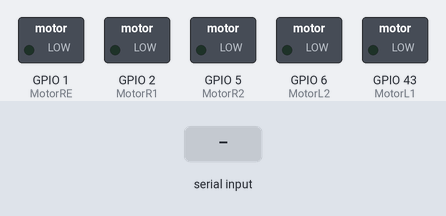
This sketch was run on a simulated ESP32. Shown: switched loads named in the sketch (green lamp = pin HIGH). The test bench sets the inputs (shaded band). Nothing arrives over Bluetooth unless stated.

Above: at 1.2 s.
1.3 s: "W" received over the second serial link
At 1.8 s:
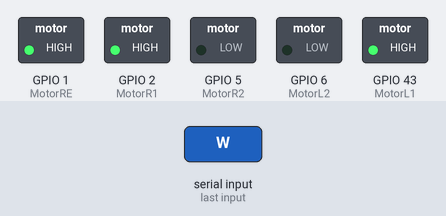
2.8 s: "S" received over the second serial link
At 4.0 s:
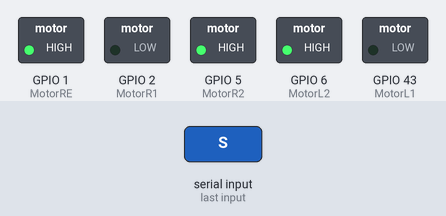
4.3 s: "A" received over the second serial link
At 5.3 s:
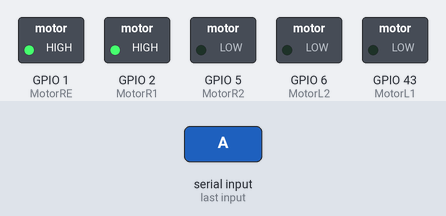
5.8 s: "D" received over the second serial link
At 6.4 s:
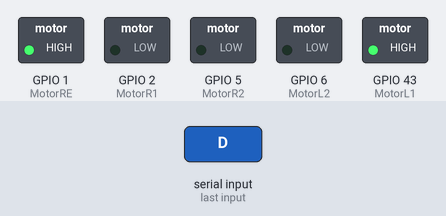
7.3 s: "F" received over the second serial link
At 7.6 s:
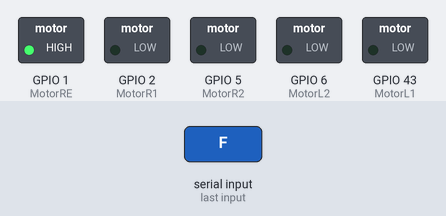
Timing chart, 0 to 9.8 s (numbered marks = the images above; inputs shaded):
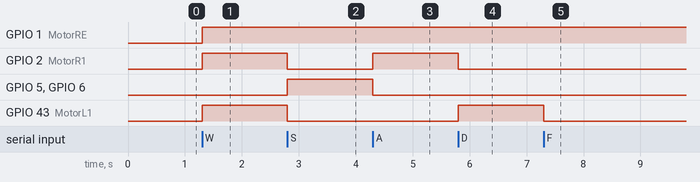

Measured:
- after the input at 1.3 s, GPIO 1 (MotorRE), GPIO 2 (MotorR1), GPIO 43 (MotorL1): LOW → HIGH at once
- after the input at 2.8 s, GPIO 2 (MotorR1), GPIO 43 (MotorL1): HIGH → LOW at once; GPIO 5 (MotorR2), GPIO 6 (MotorL2): LOW → HIGH at once
- after the input at 4.3 s, GPIO 2 (MotorR1): LOW → HIGH at once; GPIO 5 (MotorR2), GPIO 6 (MotorL2): HIGH → LOW at once
- after the input at 5.8 s, GPIO 2 (MotorR1): HIGH → LOW at once; GPIO 43 (MotorL1): LOW → HIGH at once
- after the input at 7.3 s, GPIO 43 (MotorL1): HIGH → LOW at once

The sketch:

DENEYAP_L8_1_7_BLE_ARABA.ino
```cpp
#include "BluetoothSerial.h"
#include "analogWrite.h"

#define MotorR1 D1
#define MotorR2 D4
#define MotorRE D0
#define MotorL1 D6
#define MotorL2 D5
#define MotorLE D7

int hiz = 255;
char veri;

BluetoothSerial SerialBT;

void setup() {
  Serial.begin(115200);
  SerialBT.begin("DeneyapKart");
  pinMode(MotorR1, OUTPUT);
  pinMode(MotorR2, OUTPUT);
  pinMode(MotorL1, OUTPUT);
  pinMode(MotorL2, OUTPUT);
}
void loop() {

  while (SerialBT.available())
    veri = (char)SerialBT.read();


  switch (veri) {
    case 'W':
      {
        digitalWrite(MotorR1, HIGH);
        digitalWrite(MotorR2, LOW);
        analogWrite(MotorRE, hiz);

        digitalWrite(MotorL1, HIGH);
        digitalWrite(MotorL2, LOW);
        analogWrite(MotorRE, hiz);
        break;
      }
    case 'S': {
        digitalWrite(MotorR1, LOW);
        digitalWrite(MotorR2, HIGH);
        analogWrite(MotorRE, hiz);

        digitalWrite(MotorL1, LOW);
        digitalWrite(MotorL2, HIGH);
        analogWrite(MotorRE, hiz);
        break;
      }
    case 'A':
      {
        digitalWrite(MotorR1, HIGH);
        digitalWrite(MotorR2, LOW);
        analogWrite(MotorRE, hiz);

        digitalWrite(MotorL1, LOW);
        digitalWrite(MotorL2, LOW);
        analogWrite(MotorRE, hiz);
        break;
      }
    case 'D':
      {
        digitalWrite(MotorR1, LOW);
        digitalWrite(MotorR2, LOW);
        analogWrite(MotorRE, hiz);

        digitalWrite(MotorL1, HIGH);
        digitalWrite(MotorL2, LOW);
        analogWrite(MotorRE, hiz);
        break;
      }
    case 'F':
      {
        digitalWrite(MotorR1, LOW);
        digitalWrite(MotorR2, LOW);
        analogWrite(MotorRE, hiz);

        digitalWrite(MotorL1, LOW);
        digitalWrite(MotorL2, LOW);
        analogWrite(MotorRE, hiz);
        break;
      }
  }
}
```
